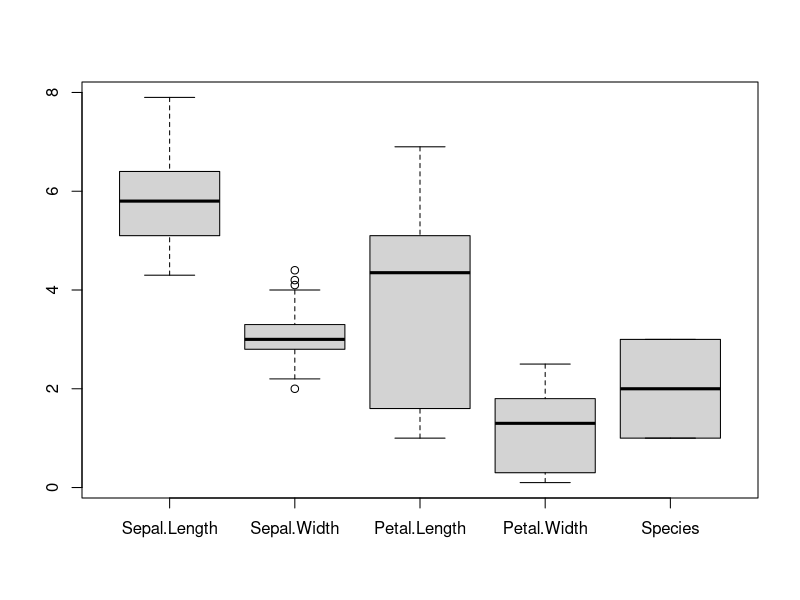

Write the R code that produced this figure.
## ---- chunk 1
library(dplyr)
irisdataset<-data.frame(iris)
head(irisdataset,5)
## ---- chunk 2
summary(irisdataset)

## ---- chunk 3
filter(irisdataset,Species=="setosa")
## ---- chunk 4
boxplot(irisdataset)
